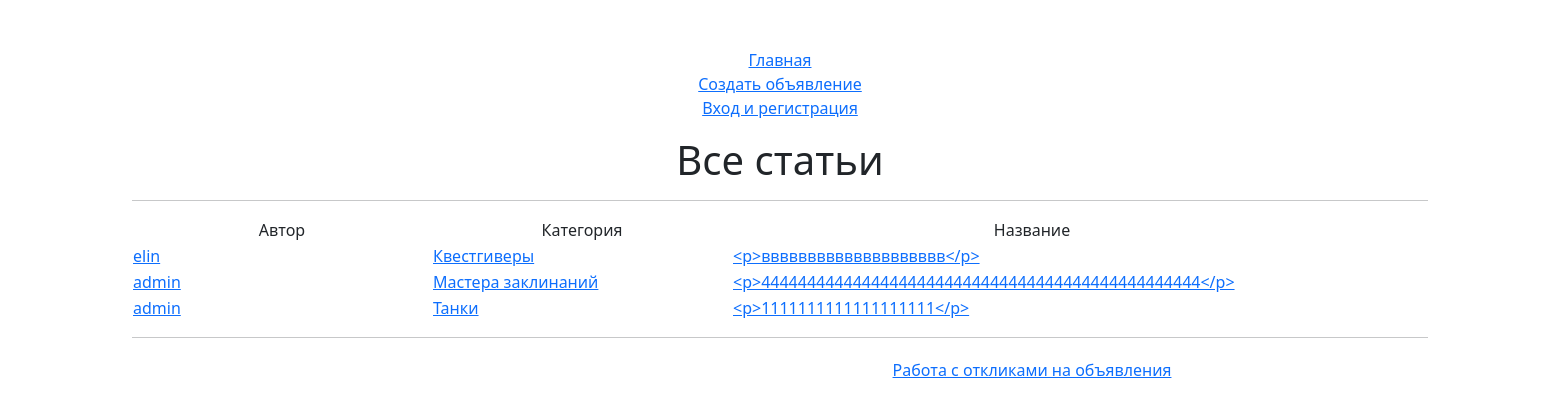
/, run on an earlier commit of the app's database.
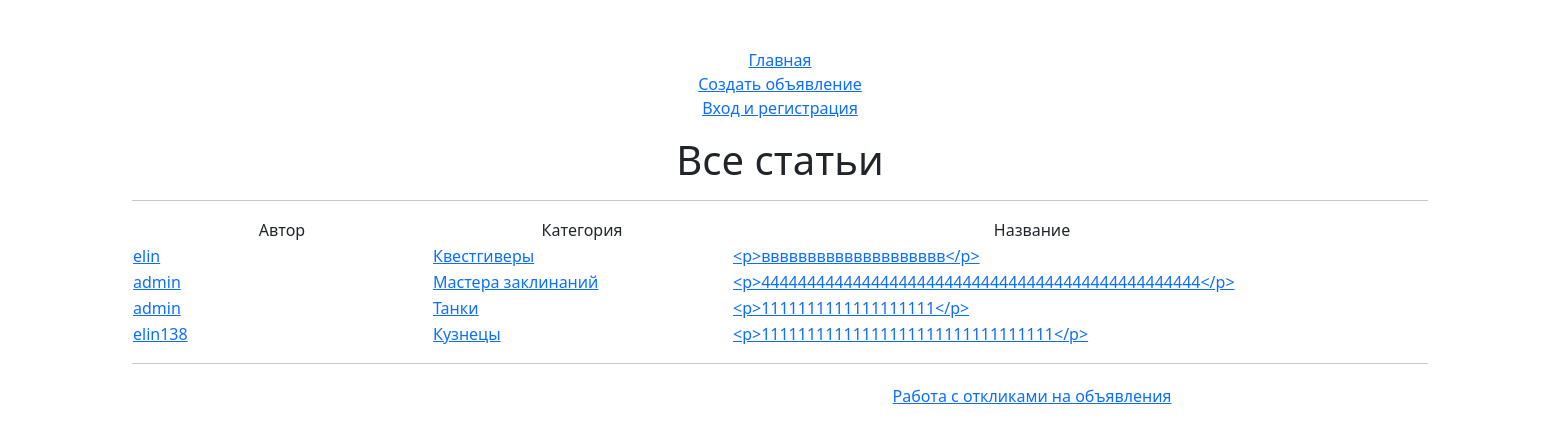
And on a later commit of the database.
### socproject/models.py (models this page shows, shortened)
class Bulletins(models.Model):
    author = models.ForeignKey(User, on_delete=models.CASCADE)
    category = models.ForeignKey(BulletinsCategory, on_delete=models.CASCADE)
    title = models.CharField(max_length=64)
    text = RichTextField()

class BulletinsCategory(models.Model):
    naming = models.CharField(max_length=32)
    def __str__(self):
        return self.naming

### socproject/views.py (the view)
# urls.py: path('', BulletinsListView.as_view(), name='bulletins'),
class BulletinsListView(ListView):
    model = Bulletins
    template_name = 'bulletins.html'
    context_object_name = 'bulletins'
    ordering = ['title']

### templates/bulletins.html (shortened to what this page needs)
{% extends 'default.html' %}
{% block content %}
   <h1>Все статьи</h1>
    <hr>
    {% if bulletins %}
       <table style="height: 31px; margin-left: auto; margin-right: auto; width: 1800px;">
           <tbody>
               <tr>
                   <td style="width: 300px; text-align: center;"> Автор </td>
                   <td style="width: 300px; text-align: center;"> Категория </td>
                   <td style="width: 600px; text-align: center;"> Название </td>
               </tr>
         {% for bulletin in bulletins %}
               <tr>
                     <td style="width: 300px; text-align: left;"> <a href="{% url 'socproject:bulletin' pk=bulletin.id %}">{{ bulletin.author }}</a> </td>
                     <td style="width: 300px; text-align: left;"> <a href="{% url 'socproject:bulletin' pk=bulletin.id %}">{{ bulletin.category }}</a> </td>
                     <td style="width: 600px; text-align: left;"> <a href="{% url 'socproject:bulletin' pk=bulletin.id %}"> {{ bulletin.text|truncatewords:5 }}</a> </td>
                     <td>
                     </td>
                </tr>
         {% endfor %}
           </tbody>
       </table>
    {% else %}
            <h2>Новостей и статей нет!</h2>
    {% endif %}
    <hr>
        <table style="height: 31px; margin-left: auto; margin-right: auto; width: 1800px;">
            <tr>
                   <td> <a href="{% url 'socproject:showresponses' %}">Работа с откликами на объявления</a> </td>
            </tr>
        </table>
{% endblock content %}

What changed in the data, as far as the page shows it:
added Bulletins: author "elin138", category "Кузнецы", text "<p>11111111111111111111111111111111</p>"
